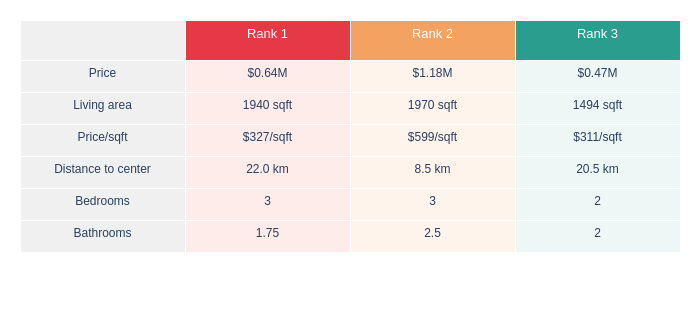

The notebook cell saved with this chart:
### Code cell
df_top3 = df_top3.sort_values('rank')

fig_card = go.Figure()

fig_card.add_trace(go.Table(
    header=dict(
        values=["", "Rank 1", "Rank 2", "Rank 3"],
        fill_color=['#f0f0f0', '#e63946', '#f4a261', '#2a9d8f'],
        font=dict(color=['black', 'white', 'white', 'white'], size=13, family="Arial"),
        align='center',
        height=40
    ),
    cells=dict(
        values=[
            ["Price", "Living area", "Price/sqft", "Distance to center", "Bedrooms", "Bathrooms"],
            [
                df_top3[df_top3['rank']==1].iloc[0]['price_label'],
                f"{int(df_top3[df_top3['rank']==1].iloc[0]['sqft_living'])} sqft",
                f"${int(df_top3[df_top3['rank']==1].iloc[0]['price_per_sqft'])}/sqft",
                f"{df_top3[df_top3['rank']==1].iloc[0]['distance_to_center']:.1f} km",
                int(df_top3[df_top3['rank']==1].iloc[0]['bedrooms_num']),
                df_top3[df_top3['rank']==1].iloc[0]['bathrooms_num']
            ],
            [
                df_top3[df_top3['rank']==2].iloc[0]['price_label'],
                f"{int(df_top3[df_top3['rank']==2].iloc[0]['sqft_living'])} sqft",
                f"${int(df_top3[df_top3['rank']==2].iloc[0]['price_per_sqft'])}/sqft",
                f"{df_top3[df_top3['rank']==2].iloc[0]['distance_to_center']:.1f} km",
                int(df_top3[df_top3['rank']==2].iloc[0]['bedrooms_num']),
                df_top3[df_top3['rank']==2].iloc[0]['bathrooms_num']
            ],
            [
                df_top3[df_top3['rank']==3].iloc[0]['price_label'],
                f"{int(df_top3[df_top3['rank']==3].iloc[0]['sqft_living'])} sqft",
                f"${int(df_top3[df_top3['rank']==3].iloc[0]['price_per_sqft'])}/sqft",
                f"{df_top3[df_top3['rank']==3].iloc[0]['distance_to_center']:.1f} km",
                int(df_top3[df_top3['rank']==3].iloc[0]['bedrooms_num']),
                df_top3[df_top3['rank']==3].iloc[0]['bathrooms_num']
            ],
        ],
        fill_color=[
            ['#f0f0f0'] * 6,
            ['#fdecea'] * 6,
            ['#fff4ec'] * 6,
            ['#edf7f5'] * 6,
        ],
        font=dict(size=12, family="Arial"),
        align='center',
        height=32
    )
))

fig_card.update_layout(
    width=700,
    height=320,
    margin={"r":20,"t":20,"l":20,"b":20}
)

fig_card.show()

### Figure 1 — Plotly figure (JSON) as saved in the notebook; plotly's stock layout.template omitted (floating-point values rounded to 4 significant figures)
{"data": [{"cells": {"align": "center", "fill": {"color": [["#f0f0f0", "#f0f0f0", "#f0f0f0", "#f0f0f0", "#f0f0f0", "#f0f0f0"], ["#fdecea", "#fdecea", "#fdecea", "#fdecea", "#fdecea", "#fdecea"], ["#fff4ec", "#fff4ec", "#fff4ec", "#fff4ec", "#fff4ec", "#fff4ec"], ["#edf7f5", "#edf7f5", "#edf7f5", "#edf7f5", "#edf7f5", "#edf7f5"]]}, "font": {"family": "Arial", "size": 12}, "height": 32, "values": [["Price", "Living area", "Price/sqft", "Distance to center", "Bedrooms", "Bathrooms"], ["$0.64M", "1940 sqft", "$327/sqft", "22.0 km", 3, 1.75], ["$1.18M", "1970 sqft", "$599/sqft", "8.5 km", 3, 2.5], ["$0.47M", "1494 sqft", "$311/sqft", "20.5 km", 2, 2]]}, "header": {"align": "center", "fill": {"color": ["#f0f0f0", "#e63946", "#f4a261", "#2a9d8f"]}, "font": {"color": ["black", "white", "white", "white"], "family": "Arial", "size": 13}, "height": 40, "values": ["", "Rank 1", "Rank 2", "Rank 3"]}, "type": "table"}], "layout": {"height": 320, "margin": {"b": 20, "l": 20, "r": 20, "t": 20}, "width": 700}}
